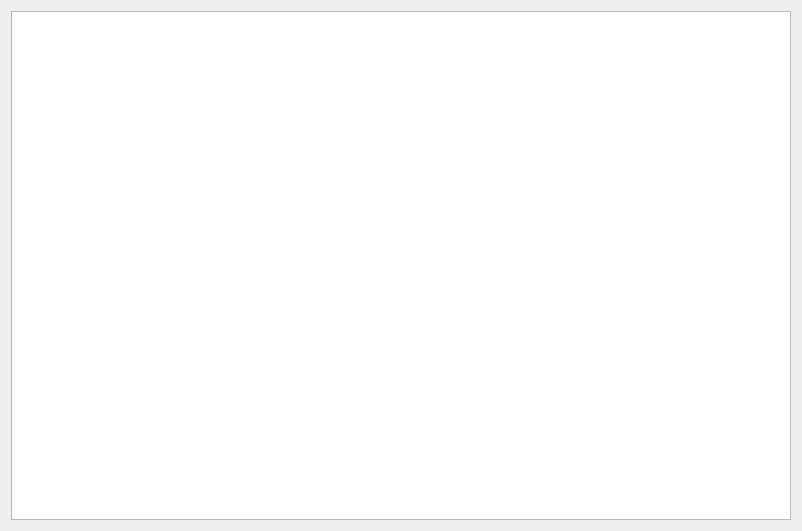
<?xml version="1.0" encoding="UTF-8"?>
<ui version="4.0">
 <class>CodeEditor</class>
 <widget class="QWidget" name="CodeEditor">
  <property name="geometry">
   <rect>
    <x>0</x>
    <y>0</y>
    <width>802</width>
    <height>531</height>
   </rect>
  </property>
  <property name="sizePolicy">
   <sizepolicy hsizetype="Expanding" vsizetype="Expanding">
    <horstretch>0</horstretch>
    <verstretch>0</verstretch>
   </sizepolicy>
  </property>
  <property name="windowTitle">
   <string>Form</string>
  </property>
  <layout class="QVBoxLayout" name="verticalLayout">
   <item>
    <widget class="QTextEdit" name="textEdit"/>
   </item>
  </layout>
 </widget>
 <resources/>
 <connections/>
</ui>
